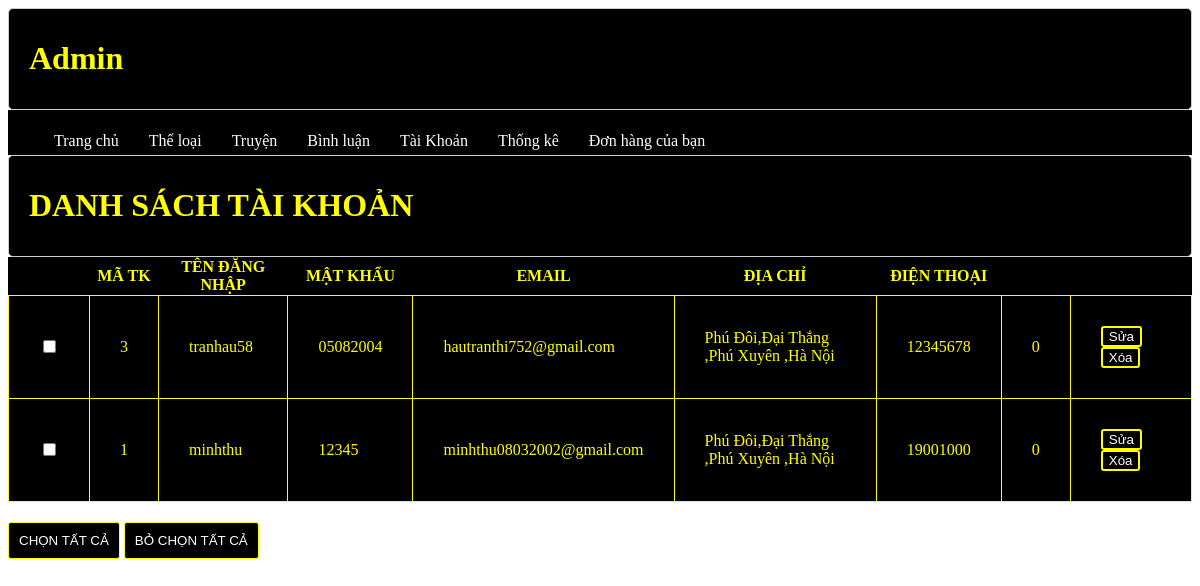
The page /admin/index.php?act=dstk on the database its author committed.
### tables this page shows
CREATE TABLE `taikhoan` (
  `id` int(10) NOT NULL,
  `name` varchar(255) NOT NULL,
  `pass` varchar(50) NOT NULL,
  `email` varchar(255) NOT NULL,
  `address` varchar(255) NOT NULL,
  `tel` varchar(20) NOT NULL,
  `role` tinyint(10) NOT NULL
);

### model/pdo.php (called while the page is built, shortened)
<?php
function pdo_get_connection()
{
    $dburl = "mysql:host=localhost;dbname=duan1;charset=utf8";
    $username = 'root';
    $password = '';
    $conn = new PDO($dburl, $username, $password);
    $conn->setAttribute(PDO::ATTR_ERRMODE, PDO::ERRMODE_EXCEPTION);
    return $conn;
}
function pdo_query($sql)
{
    $sql_args = array_slice(func_get_args(), 1);
    try {
        $conn = pdo_get_connection();
        $stmt = $conn->prepare($sql);
        $stmt->execute($sql_args);
        $rows = $stmt->fetchAll();
        return $rows;
    } catch (PDOException $e) {
        throw $e;
    } finally {
        unset($conn);
    }
}

### model/taikhoan.php (called while the page is built, shortened)
<?php
function loadall_taikhoan()
{
    $sql = "select * from taikhoan order by id desc";
    $listtaikhoan = pdo_query($sql);
    return $listtaikhoan;
}
?>

### admin/taikhoan/list.php (the view)
<div class="row2">
    <div class="row2 font_title">
        <h1>DANH SÁCH TÀI KHOẢN</h1>
    </div>
    <div class="row2 form_content ">
        <form action="#" method="POST">
            <div class="row2 mb10 formds_loai">
                <table>
                    <tr>
                        <th></th>
                        <th>MÃ TK</th>
                        <th>TÊN ĐĂNG NHẬP</th>
                        <th>MẬT KHẨU</th>
                        <th>EMAIL</th>
                        <th>ĐỊA CHỈ</th>
                        <th>ĐIỆN THOẠI</th>
                        <th></th>
                    </tr>
                    <?php
                    foreach ($listtaikhoan as $taikhoan) {
                        extract($taikhoan);
                        $suatk = "index.php?act=suatk&id=" . $id;
                        $xoatk = "index.php?act=xoatk&id=" . $id;
                        echo '<tr>
                                            <td><input type="checkbox" name="" id=""></td>
                                            <td>' . $id . '</td>
                                            <td>' . $name . '</td>
                                            <td>' . $pass . '</td>
                                            <td>' . $email . '</td>
                                            <td>' . $address . '</td>
                                            <td>' . $tel . '</td>
                                            <td>' . $role . '</td>
                                            <td>
                                                <a href="' . $suatk . '"> <input type="button" value="Sửa"> </a>
                                                <a href="' . $xoatk . '"> <input type="button" value="Xóa"> </a>
                                            </td>
                                         </tr>';
                    }
                    ?>
                </table>
            </div>
            <div class="row mb10 ">
                <input class="mr20" type="button" value="CHỌN TẤT CẢ">
                <input class="mr20" type="button" value="BỎ CHỌN TẤT CẢ">
            </div>
        </form>
    </div>
</div>

### admin/css/admin.css (style rules this page uses)
.font_title { background-color:#000; border:1px #CCC solid; color:yellow; border-radius:5px; padding:10px 20px; }
.mr20 { margin-top:20px; border: 1px yellow solid; background-color: #000; color: white; border-radius: 3px; padding: 10px; }
.formds_loai table { width:100%; border-collapse:collapse; background-color:#000; color: yellow; padding:20px; }
.formds_loai table td { padding:10px 20px; border:1px yellow solid; padding:30px; }
input { border: 2px solid yellow; background-color: #000; color: white; border-radius: 3px; }

### rows shown on the page
taikhoan: id "3", name "tranhau58", pass "05082004", email "hautranthi752@gmail.com", address "Phú Đôi,Đại Thắng ,Phú Xuyên ,Hà Nội", tel "12345678", role "0"
taikhoan: id "1", name "minhthu", pass "12345", email "minhthu08032002@gmail.com", address "Phú Đôi,Đại Thắng ,Phú Xuyên ,Hà Nội", tel "19001000", role "0"
